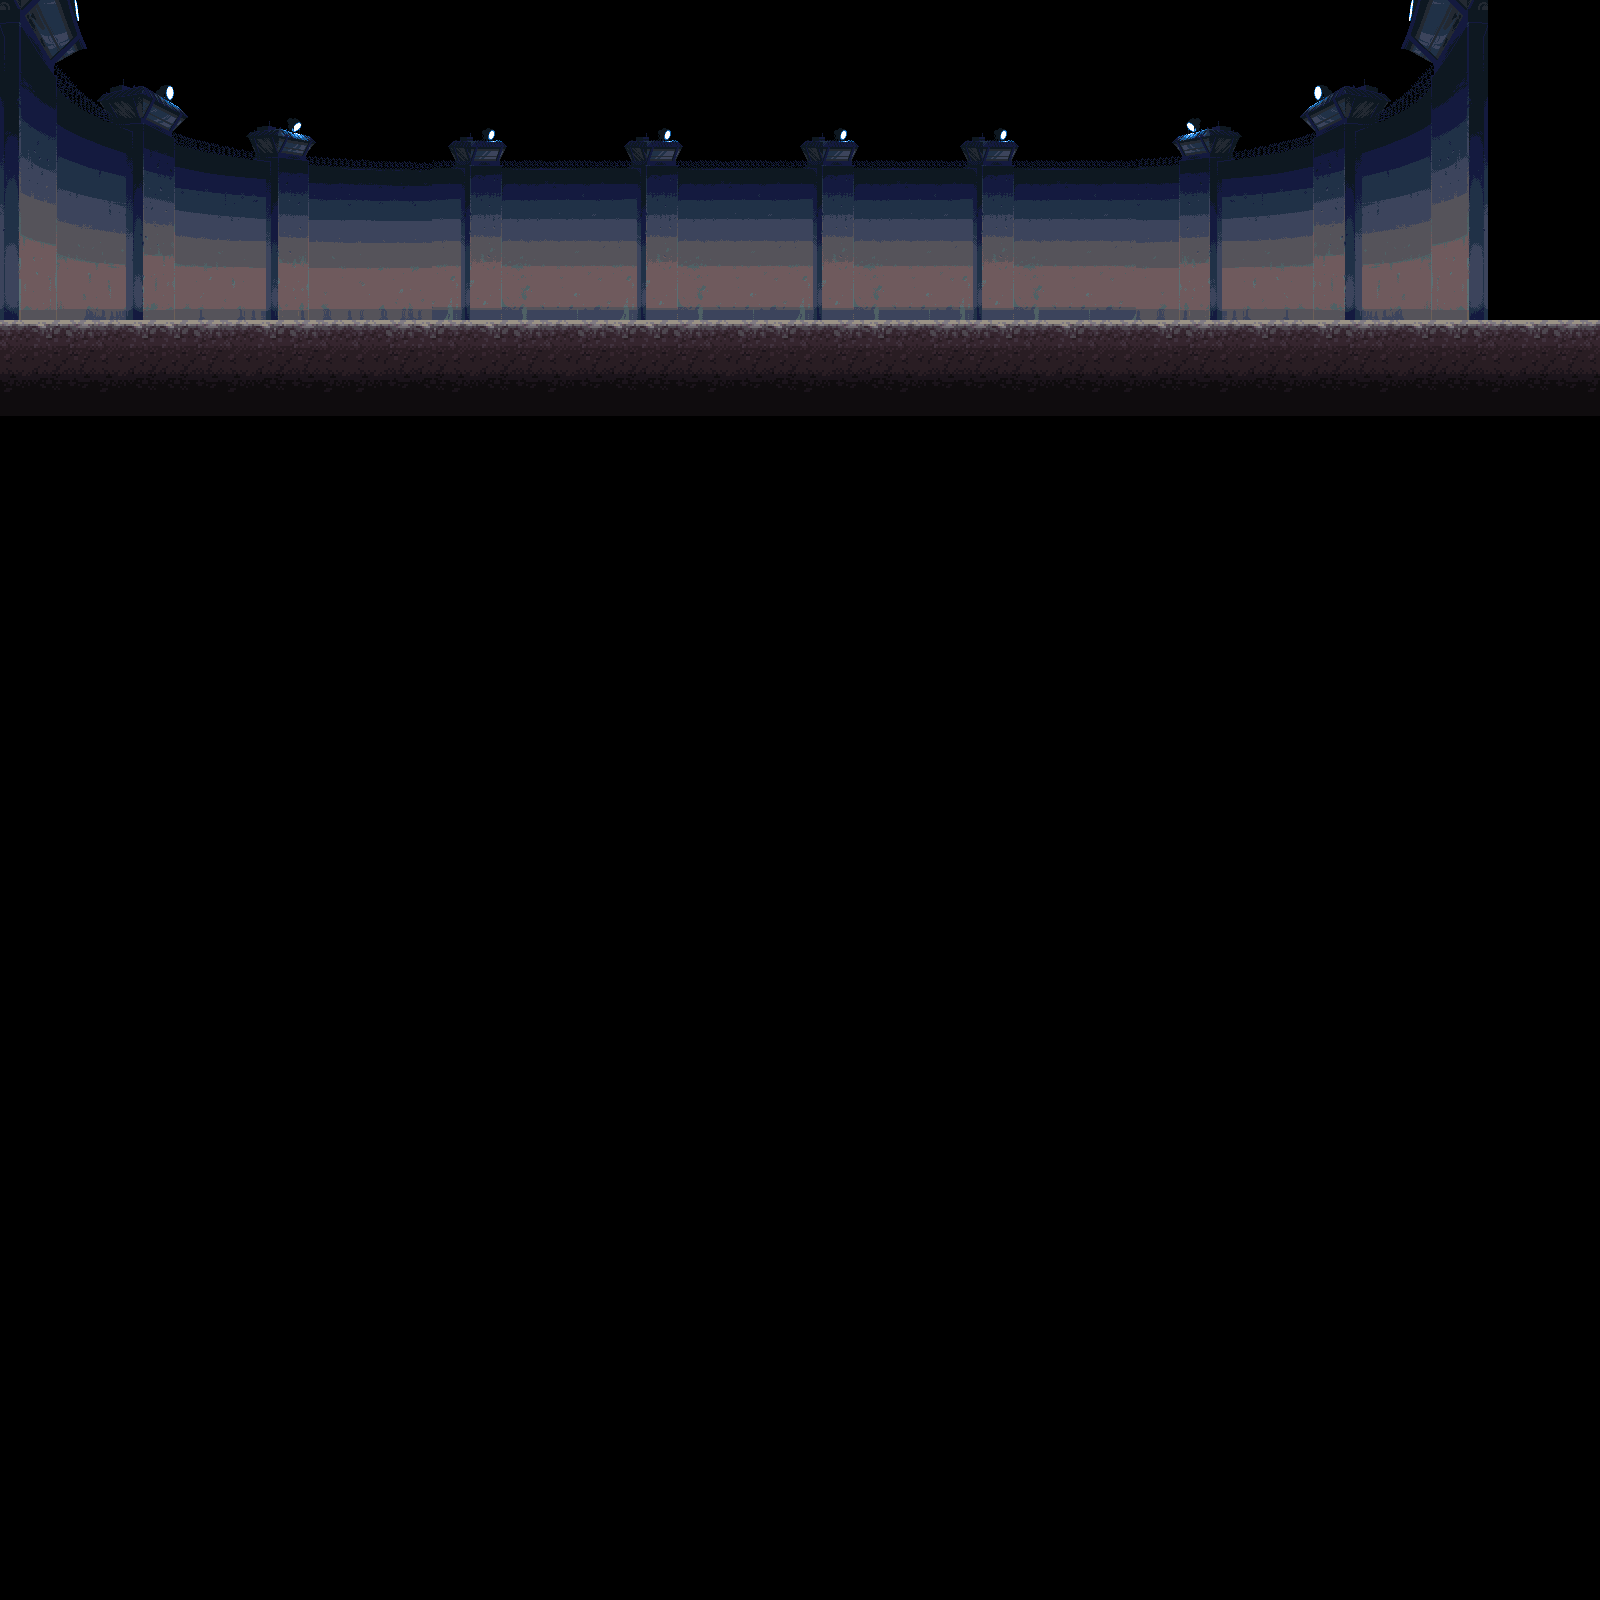

A 2D game scene composited from a Tiled map and its tileset images. What follows is a short description and the map's XML, with each tile layer's data collapsed to a summary:
An orthogonal 100x100 tile map with 16x16 px tiles, 3 tile layers (Background, Layer1, Obstacles), 4 tilesets and 2 objects.

<map version="1.2" tiledversion="1.3.1" orientation="orthogonal" renderorder="left-up" compressionlevel="0" width="100" height="100" tilewidth="16" tileheight="16" infinite="0" nextlayerid="9" nextobjectid="10">
 <tileset firstgid="1" name="spr_prison_wall_0" tilewidth="16" tileheight="16" tilecount="540" columns="27">
  <image source="spr_prison_wall_0.png" width="432" height="330" />
 </tileset>
 <tileset firstgid="541" name="spr_prison_wall_loop_0" tilewidth="16" tileheight="16" tilecount="132" columns="11">
  <image source="spr_prison_wall_loop_0.png" width="176" height="200" />
 </tileset>
 <tileset firstgid="673" name="spr_prison_outside_ground_0" tilewidth="16" tileheight="16" tilecount="640" columns="80">
  <image source="spr_prison_outside_ground_0.png" width="1280" height="128" />
 </tileset>
 <tileset firstgid="1313" name="spr_prison_wall_2" tilewidth="16" tileheight="16" tilecount="540" columns="27">
  <image source="spr_prison_wall_2.png" width="432" height="330" />
 </tileset>
 <layer id="3" name="Background" width="100" height="100">
  <data>[10000 cells, 1567 non-empty, 1152 distinct tile ids]</data>
 </layer>
 <objectgroup id="8" name="HidingSpots" />
 <layer id="1" name="Layer1" width="100" height="100">
  <data>[10000 cells, 600 non-empty, 480 distinct tile ids]</data>
 </layer>
 <objectgroup id="5" name="Collision">
  <object id="1" x="0" y="321" width="1601" height="94" />
  <object id="2" x="0.5" y="1" width="22" height="319" />
 </objectgroup>
 <layer id="4" name="Obstacles" width="100" height="100">
  <data>[10000 cells, 0 non-empty, 0 distinct tile ids]</data>
 </layer>
</map>
